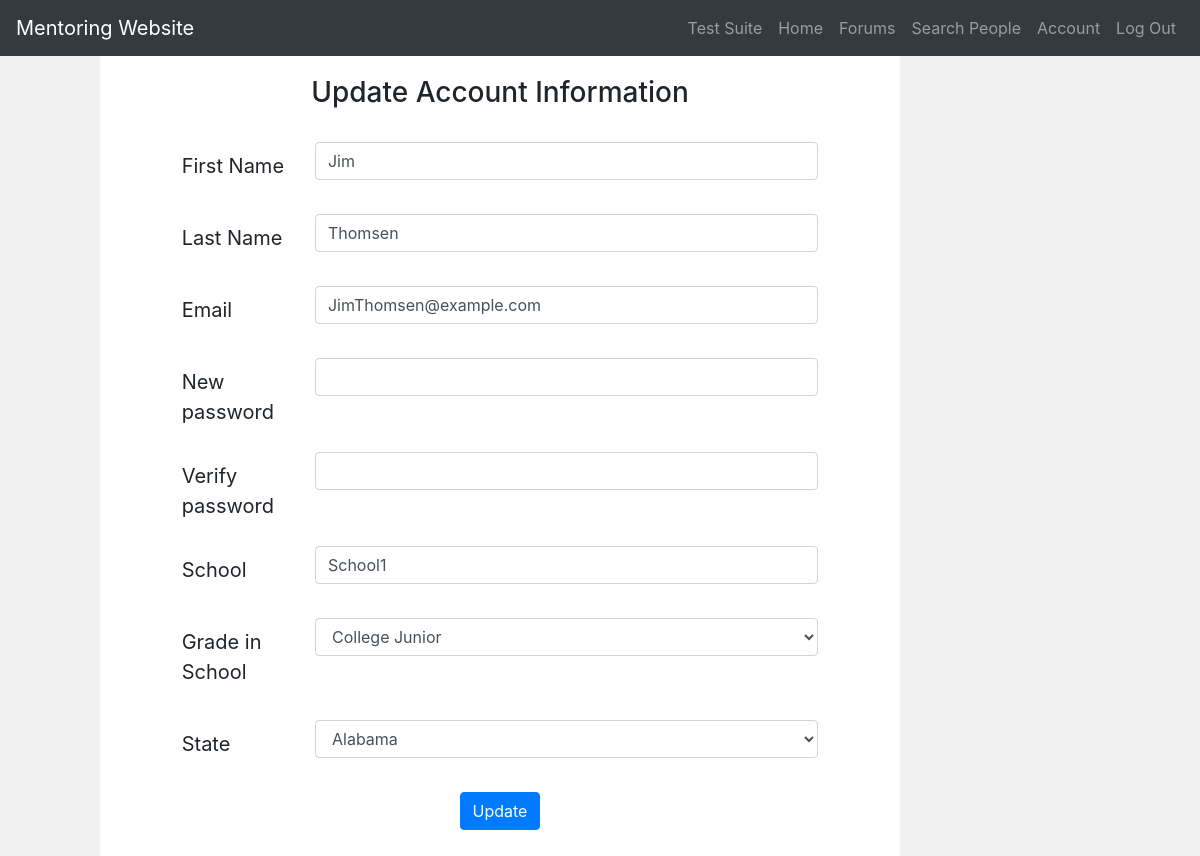
The page /account (signed in) on the database its author committed.
### db_models.py (models this page shows, shortened)
class User(db.Model):
    __tablename__ = 'Users'
    __searchable__ = ['username', 'first_name', 'last_name', 'email', 'school', 'state']
    first_name = db.Column(db.String(64), index=True, nullable=False)
    last_name = db.Column(db.String(64), index=True, nullable=False)
    username = db.Column(db.String(64), index=True, primary_key=True, unique=True, nullable=False)
    email = db.Column(db.String(120), index=True, unique=True, nullable=False)
    password = db.Column(db.String(128), nullable=False)
    school = db.Column(db.String(128))
    grade = db.Column(db.String(64))
    state = db.Column(db.String(64))
    post_time = db.Column(db.DateTime, index=True, default=datetime.utcnow, nullable=False)
    forum_questions = db.relationship("ForumQuestion", backref='author', lazy='dynamic')
    forum_posts = db.relationship("ForumPost", backref='author', lazy='dynamic')
    user_posts = db.relationship("UserPost", backref='author', lazy='dynamic')
    authenticated = db.Column(db.Boolean, default=False)

### main.py (the view)
@app.route('/account', methods=['GET', 'POST'])
def account():
    form = UpdateAccountForm(grade=current_user.grade, state=current_user.state)
    if form.validate_on_submit():
        update_account_handler(form)
        return redirect('/account')
    return render_template('account.html', form=form)

### forms.py
class UpdateAccountForm(FlaskForm):
    first_name = StringField('First Name', validators=[DataRequired()])
    last_name = StringField('Last Name', validators=[DataRequired()])
    email = EmailField('Email', validators=[DataRequired(), Email()])
    new_password = PasswordField('New Password')
    new_password_v = PasswordField('Verify New Password')
    school = StringField('School', validators=[DataRequired()])
    grade = SelectField('Grade in School', choices=GRADE_LEVELS, validators=[DataRequired()])
    state = SelectField('State', choices=list(zip(STATE_ABBREVS, STATE_NAMES)), validators=[DataRequired()])
    submit = SubmitField('Update Account')

### db_models.py (called while the page is built)
@login_manager.user_loader
def load_user(user_id):
    if user_id is not None:
        return User.query.get(user_id)
    return None

### templates/account.html (shortened to what this page needs)
{% extends "base.html" %}
{% block page_content %}
<div class="container-fluid">
  <div class="row">
    <div class="col-sm-1 sidebar">
      <div class= "mar-top">
          <br>
      </div>
    </div>
    <div class="col-sm-8">
      <div class= "mar-top">
        <div class="col-sm-12" align="center"> <h3>Update Account Information</h3><br></div>
        {% block content %}
        <form action="" method="post" novalidate>
                <div class="form-group row">
                    <div class="col-sm-1"></div>
                    <label  class="col-sm-2 col-form-label col-form-label-lg" >{{ form.first_name.label }}</label>
                    <div class="col-sm-8">
                        {{ form.first_name(value = current_user.first_name, class="form-control") }}
                    </div>
                </div>
                <div class="form-group row">
                    <div class="col-sm-1"></div>
                    <label  class="col-sm-2 col-form-label col-form-label-lg">{{ form.last_name.label }}</label>
                    <div class="col-sm-8">
                        {{ form.last_name(value = current_user.last_name, class="form-control") }}
                    </div>
                </div>
                <div class="form-group row">
                    <div class="col-sm-1"></div>
                    <label  class="col-sm-2 col-form-label col-form-label-lg">{{ form.email.label }}</label>
                    <div class="col-sm-8">
                        {{ form.email(value = current_user.email, class="form-control") }}
                    </div>
                </div>
                <div class="form-group row">
                    <div class="col-sm-1"></div>
                    <label  class="col-sm-2 col-form-label col-form-label-lg">New password</label>
                    <div class="col-sm-8">
                        {{ form.new_password(value=current_user.password, class="form-control") }}
                        <br>
                    </div>
                </div>
                <div class="form-group row">
                    <div class="col-sm-1"></div>
                    <label  class="col-sm-2 col-form-label col-form-label-lg">Verify password</label>
                    <div class="col-sm-8">
                        {{ form.new_password_v(value=current_user.password, class="form-control") }}
                    </div>
                </div>
                <div class="form-group row">
                    <div class="col-sm-1"></div>
                    <label  class="col-sm-2 col-form-label col-form-label-lg">{{ form.school.label }}</label>
                    <div class="col-sm-8">
                        {{ form.school(value = current_user.school, class="form-control") }}
                    </div>
                </div>
                <div class="form-group row">
                    <div class="col-sm-1"></div>
                    <label  class="col-sm-2 col-form-label col-form-label-lg">{{ form.grade.label }}</label>
                    <div class="col-sm-8">
                        {{ form.grade(class="form-control") }}
                    </div>
                </div>
                <div class="form-group row">
                    <div class="col-sm-1"></div>
                    <label  class="col-sm-2 col-form-label col-form-label-lg">{{ form.state.label }}</label>
                    <div class="col-sm-8">
                        {{ form.state(class="form-control") }}
                    </div>
                </div>
            <div class="form-group row">
                 <div class="col-sm-12" align="center">
                    {{ form.submit(value = "Update", class="btn btn-primary") }}
                 </div>
            </div>
            </form>
        {% endblock %}
      </div>
    </div>
    <div class="col sidebar">
        <br>
    </div>
  </div>
</div>
{% endblock %}

### static/homepage.css (style rules this page uses)
.sidebar { position: relative; padding-top: 20px; background-color: #f1f1f1; height: 100vh; }
.mar-top { margin-top: 20px; }

### rows shown on the page
User: first_name "Jim", last_name "Thomsen", email "JimThomsen@example.com", school "School1", grade "College Junior", state "Alabama"
